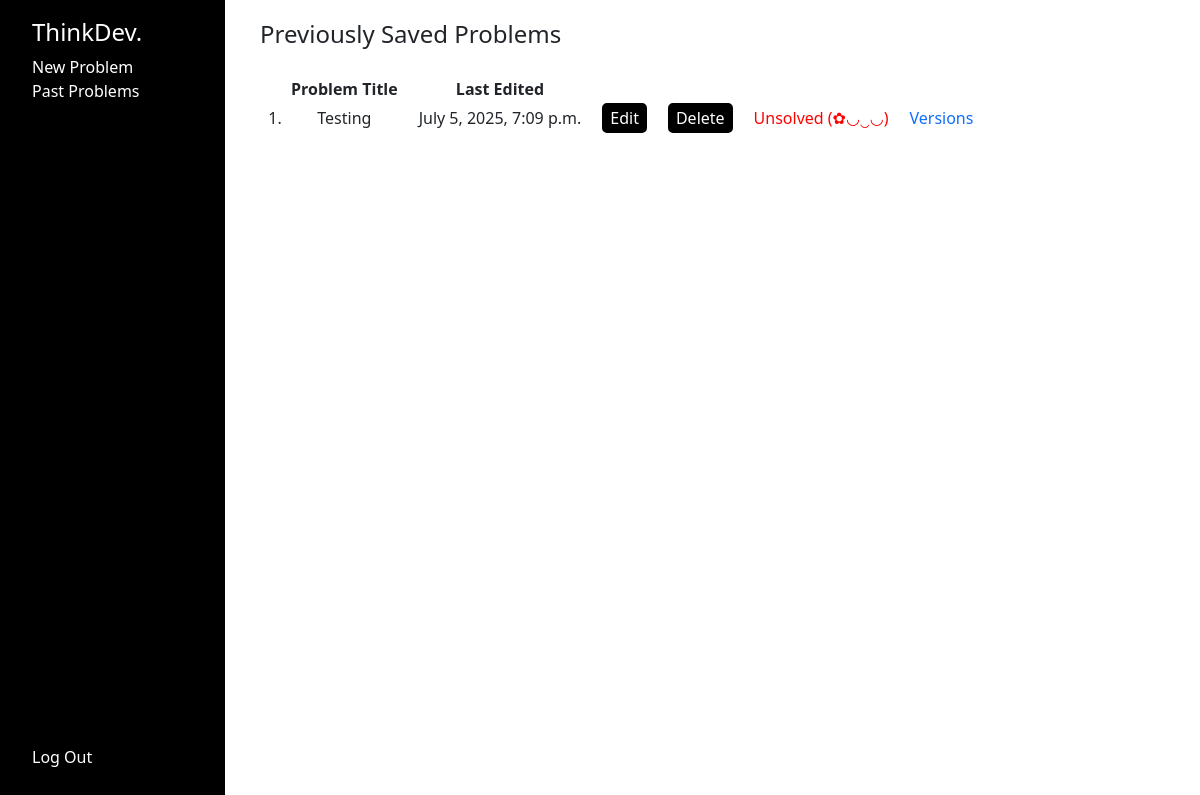
/log/ (signed in), run on an earlier commit of the app's database.
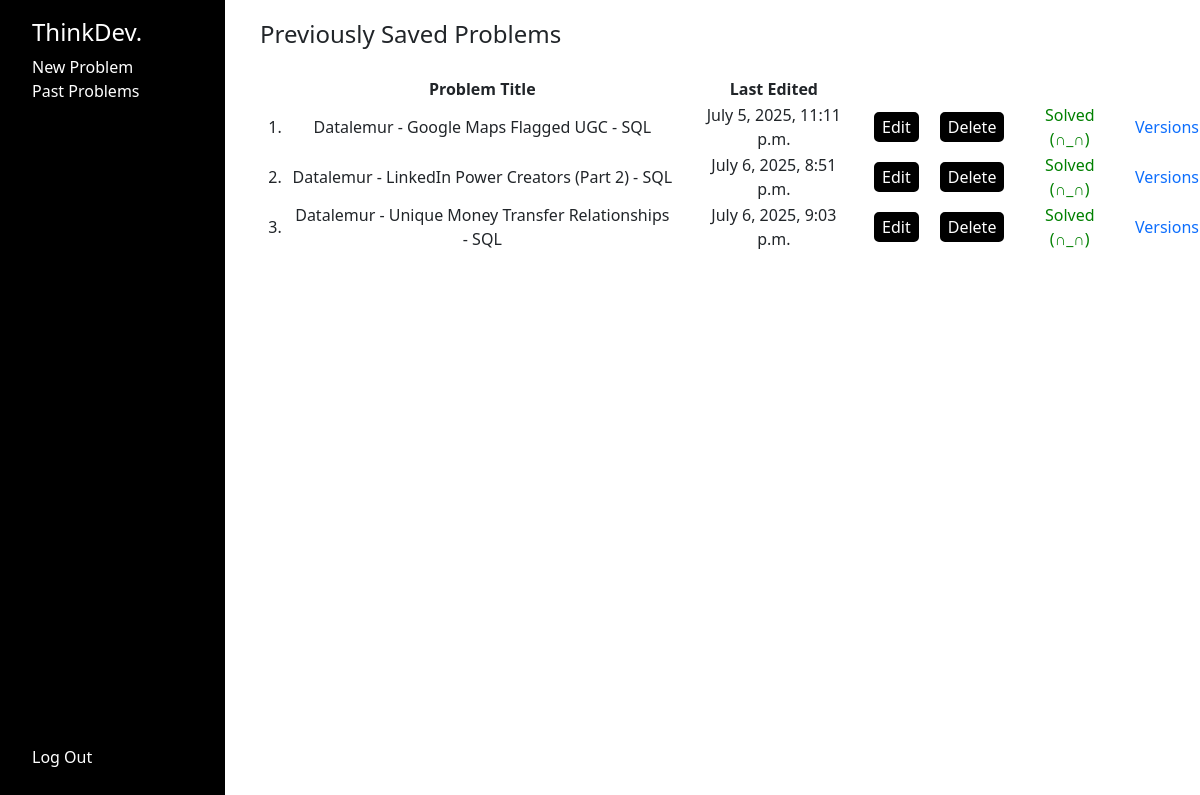
And on a later commit of the database.
### problemlog/models.py (models this page shows)
class Problems(models.Model):
    username = models.CharField(max_length=255)
    problem_title = models.CharField(max_length=10000)
    problem_description = models.CharField(max_length=10000)
    problem_summary = models.CharField(max_length=10000)
    pseudo_code = models.CharField(max_length=10000)
    source_code = models.CharField(max_length=10000)
    solved = models.CharField(max_length=50)
    submit_time = models.DateTimeField(auto_now_add=True)

### problemlog/views.py (the view)
# urls.py: path("log/", views.log, name="log"),
@login_required
def log(request):
    problems = Problems.objects.filter(username=request.user.username)
    return render(request, "log.html", {
        "problems": problems
    })

### problemlog/templates/log.html (shortened to what this page needs)
{% extends 'layout.html' %}
{% load static %}
{% block body %}
<h4>Previously Saved Problems</h4>
<table>
    <tr>
        <td>
        </td>
        <td class="log_table_cell">
            <b>Problem Title</b>
        </td>
        <td class="log_table_cell">
            <b>Last Edited</b>
        </td>
    </tr>
    {% for problem in problems %}
    <tr style="text-align: center;">
        <td style="width: 30px;">
            {{forloop.counter}}.
        </td>
        <td name="{{problem.problem_title}}" style="padding-right: 20px;">
            {{problem.problem_title}}
        </td>
        <td style="padding-right: 20px;">
            {{problem.submit_time}}
        </td>
        <form action="{% url 'problem_log_edit' id_entry=problem.id %}" method="POST">
            <td style="padding-right: 20px;">
                <input style="border-radius: 5px; background-color:black; color: white; border: 2px solid black;"
                    name="edit_button" type="submit" value="Edit">
            </td>
            <td style="padding-right: 20px;">
                <input style="border-radius: 5px; background-color:black; color: white; border: 2px solid black;"
                    name="delete_button" type="submit" value="Delete">
            </td>
        </form>
        {% if problem.solved == "Solved (∩_∩)" %}
        <td style="color: green;">
            {{problem.solved}}
        </td>
        {% else %}
        <td style="color: red;">
            {{problem.solved}}
        </td>
        {% endif %}
        <td style="padding-left: 20px;">
            <a style="text-decoration: none;" href="{% url 'problem_versions' id_entry=problem.id %}">Versions</a>
        </td>
    </tr>
    {% endfor %}
</table>
{% endblock %}

What changed in the data, as far as the page shows it:
removed Problems: problem_title "Testing", submit_time "July 5, 2025, 7:09 p.m.", solved "Unsolved (✿◡‿◡)"
added Problems: problem_title "Datalemur - Google Maps Flagged UGC - SQL", submit_time "July 5, 2025, 11:11 p.m.", solved "Solved (∩_∩)"
added Problems: problem_title "Datalemur - LinkedIn Power Creators (Part 2) - SQL", submit_time "July 6, 2025, 8:51 p.m.", solved "Solved (∩_∩)"
added Problems: problem_title "Datalemur - Unique Money Transfer Relationships - SQL", submit_time "July 6, 2025, 9:03 p.m.", solved "Solved (∩_∩)"
